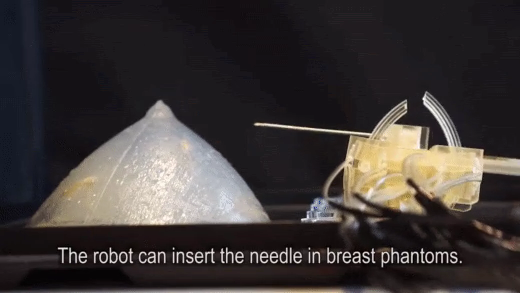
#> input picture frame 12 of insertion.mp4, 520 x 293 px
$ python main.py
#> lines starting #> are read from the running program, lines starting #| are printed output that depends on the picture; after the words box and inside, x2 and y2 are one past the last pixel; in counts of white or black regions, pixels touching at a corner belong together

import os
import moviepy.editor as mp

import cv2
import numpy as np

import time

gif_name = "insertion.gif"
file_name = gif_name[0:gif_name.rindex('.')]
mp4_name = file_name + ".mp4"
if not os.path.exists(mp4_name):
    clip = mp.VideoFileClip(gif_name)
    clip.write_videofile(mp4_name)

cap = cv2.VideoCapture(mp4_name)
# w and h respectively
dims = [int(cap.get(cv2.CAP_PROP_FRAME_WIDTH)), int(cap.get(cv2.CAP_PROP_FRAME_HEIGHT))]
fourcc = cv2.VideoWriter.fourcc('X', 'V', 'I', 'D')
out = cv2.VideoWriter(file_name + "_output.mp4", fourcc, 5.0, (dims[0], dims[1]))

res, fx = cap.read()
#> fx is the input picture: shape (293, 520, 3); mean B, G, R 55.2, 56.6, 62.2
res, fy = cap.read()
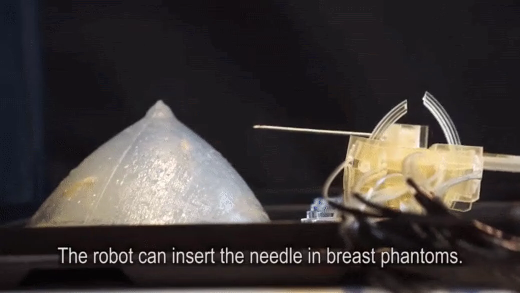
#> input picture frame 13 of insertion.mp4, 520 x 293 px
#> fy is the input picture: shape (293, 520, 3); mean B, G, R 55.5, 56.7, 62.4
while cap.isOpened():
    diff = cv2.absdiff(fx, fy)
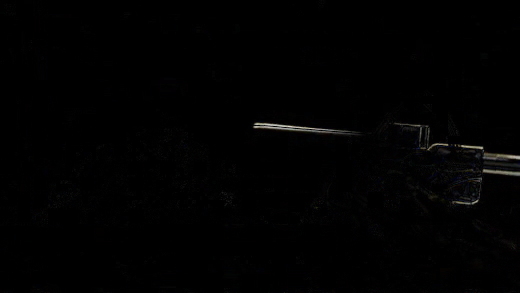
#> diff: shape (293, 520, 3); mean B, G, R 1.5, 1.5, 1.5
    gray = cv2.cvtColor(diff, cv2.COLOR_BGR2GRAY)
    blur = cv2.GaussianBlur(gray, (5, 5), 0)
    _, thresh = cv2.threshold(blur, 20, 255, cv2.THRESH_BINARY)
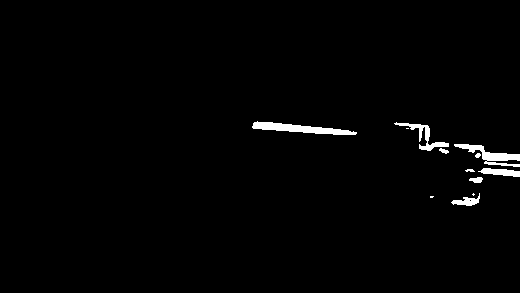
#> thresh: shape (293, 520); 1.4% white; 12 white regions (3 under 20 px), largest, box (x1, y1, x2, y2) and area: (252, 121, 357, 135) 679, (454, 144, 520, 167) 537, (394, 122, 449, 151) 368
    dilated = cv2.dilate(thresh, None, iterations=3)
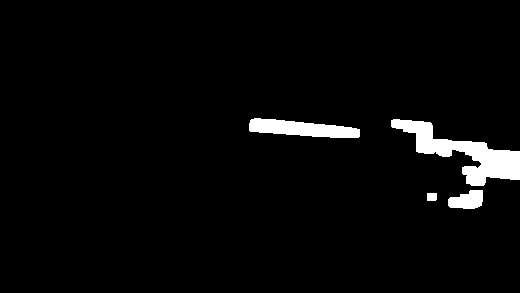
#> dilated: shape (293, 520); 3.3% white; 4 white regions
    contours, _ = cv2.findContours(dilated, cv2.RETR_TREE, cv2.CHAIN_APPROX_SIMPLE)
#> contours = 4 contours; box (x1, y1, x2, y2) and area: (391, 119, 520, 186) 2844, (249, 118, 360, 138) 1312, (448, 190, 483, 209) 456, (427, 193, 437, 201) 62

    for contour in contours:
        (x, y, w, h) = cv2.boundingRect(contour)

        if cv2.contourArea(contour) < 100:
            continue
        cv2.rectangle(fx, (x, y), (x + w, y + h), (0, 255, 0), 2)
#> this loop made 4 passes
#> (x, y, w, h) on passes 1 to 4: (427, 193, 10, 8), (448, 190, 35, 19), (391, 119, 129, 67), (249, 118, 111, 20)
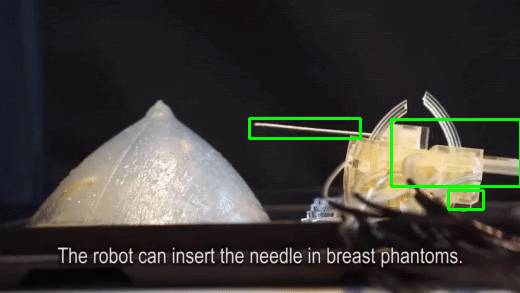
#> fx: shape (293, 520, 3); 1.4% of pixels changed, all inside (x1, y1, x2, y2) = (248, 117, 520, 211)

    image = cv2.resize(fx, (dims[0], dims[1]))
    out.write(image)
    cv2.imshow("feed", fx)
    fx = fy
    res, fy = cap.read()
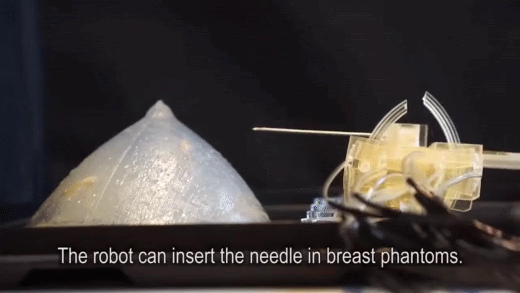
#> input picture frame 14 of insertion.mp4, 520 x 293 px
#> fy is the input picture: shape (293, 520, 3); mean B, G, R 55.5, 56.8, 62.5

    time.sleep(0.5)

    if cv2.waitKey(40) == 27:
#> (key Esc is pressed here)
        break;

cv2.destroyAllWindows()
cap.release()
out.release()

$ run again, starting later in the video
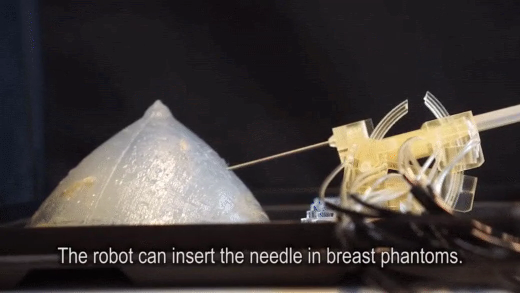
#> input picture frame 56 of insertion.mp4, 520 x 293 px
#> fx is the input picture: shape (293, 520, 3); mean B, G, R 56.7, 58.5, 64.5
#> `_, thresh = cv2.threshold(blur, 20, 255, cv2.THRESH_BINARY)`:
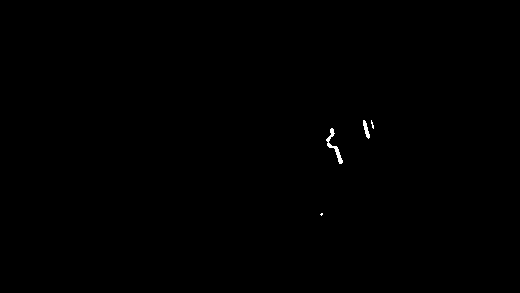
#> thresh: shape (293, 520); 0.15% white; 4 white regions (2 under 20 px), largest, box (x1, y1, x2, y2) and area: (326, 128, 343, 164) 146, (363, 120, 370, 139) 66
#> dilated: shape (293, 520); 0.63% white; 3 white regions
#> contours = 3 contours; box (x1, y1, x2, y2) and area: (323, 125, 346, 167) 480, (360, 117, 377, 142) 310, (317, 210, 326, 219) 62
#> the loop `for contour in contours:` made 3 passes
#> (x, y, w, h) on passes 1 to 3: (317, 210, 9, 9), (323, 125, 23, 42), (360, 117, 17, 25)
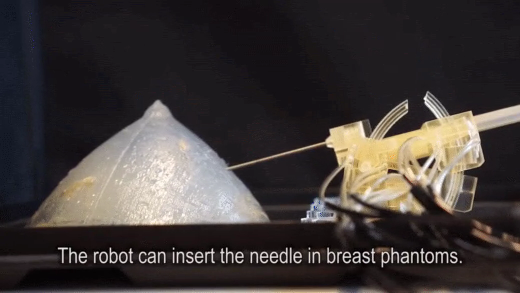
#> input picture frame 58 of insertion.mp4, 520 x 293 px
#> fy is the input picture: shape (293, 520, 3); mean B, G, R 56.8, 58.6, 64.6

$ run again, starting later in the video
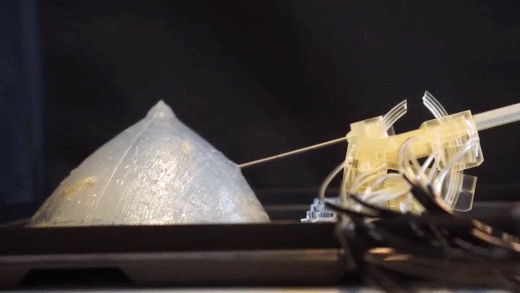
#> input picture frame 100 of insertion.mp4, 520 x 293 px
#> fx is the input picture: shape (293, 520, 3); mean B, G, R 55.8, 57.5, 63.9
#> `_, thresh = cv2.threshold(blur, 20, 255, cv2.THRESH_BINARY)`:
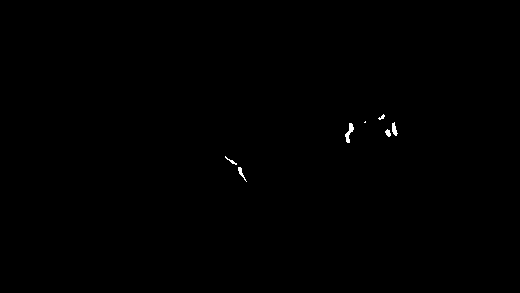
#> thresh: shape (293, 520); 0.17% white; 7 white regions (1 under 20 px), largest, box (x1, y1, x2, y2) and area: (345, 123, 354, 143) 81, (392, 122, 398, 136) 50, (238, 167, 247, 182) 40, (385, 129, 391, 137) 31, (225, 156, 237, 165) 27, (378, 114, 385, 120) 20
#> dilated: shape (293, 520); 0.78% white; 5 white regions
#> contours = 5 contours; box (x1, y1, x2, y2) and area: (222, 153, 250, 185) 345, (382, 119, 401, 140) 272, (342, 120, 357, 146) 260, (375, 111, 388, 123) 115, (361, 118, 369, 126) 48
#> the loop `for contour in contours:` made 5 passes
#> (x, y, w, h) on passes 1 to 5: (222, 153, 28, 32), (342, 120, 15, 26), (382, 119, 19, 21), (361, 118, 8, 8), (375, 111, 13, 12)
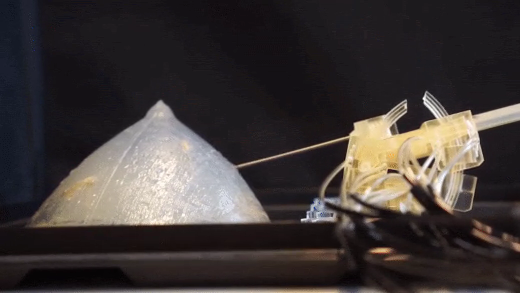
#> input picture frame 102 of insertion.mp4, 520 x 293 px
#> fy is the input picture: shape (293, 520, 3); mean B, G, R 55.8, 57.4, 63.9
